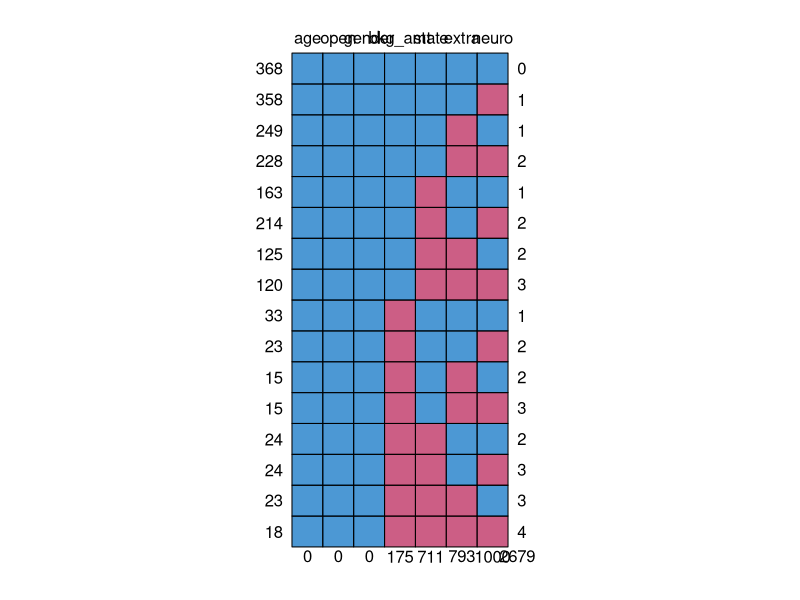
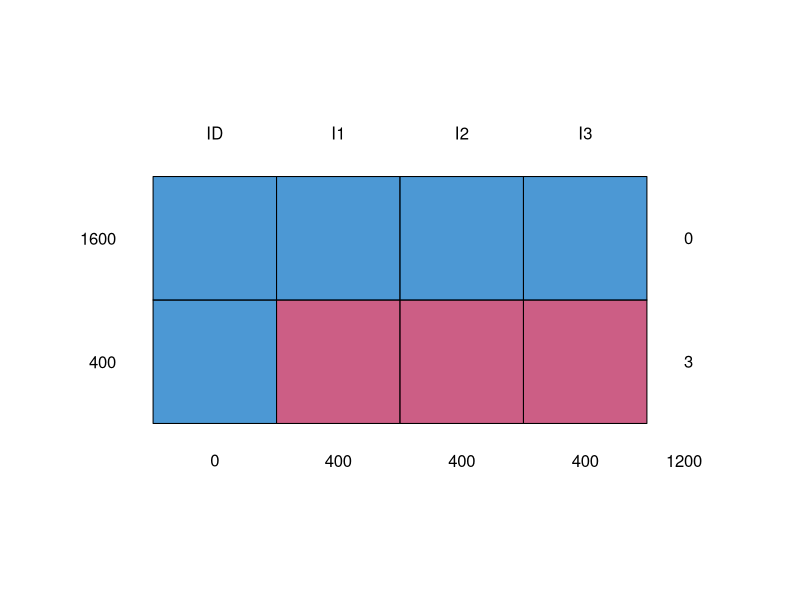
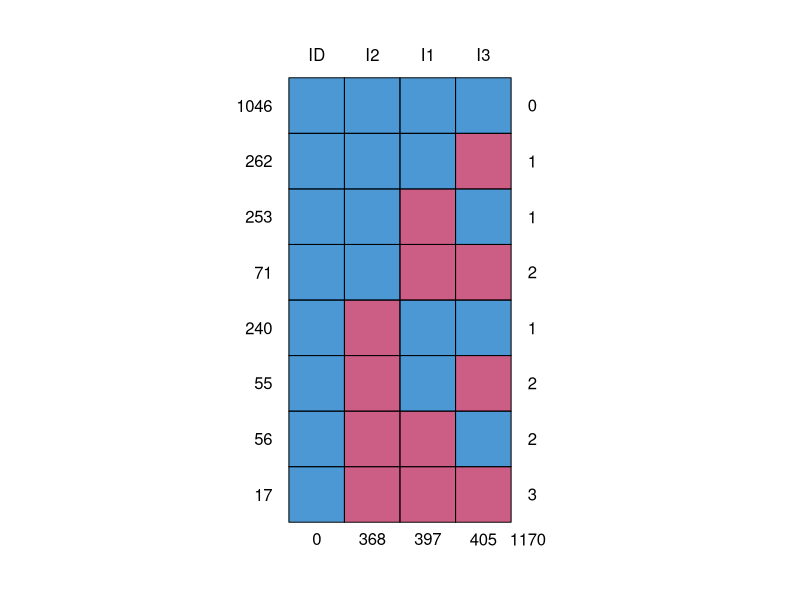
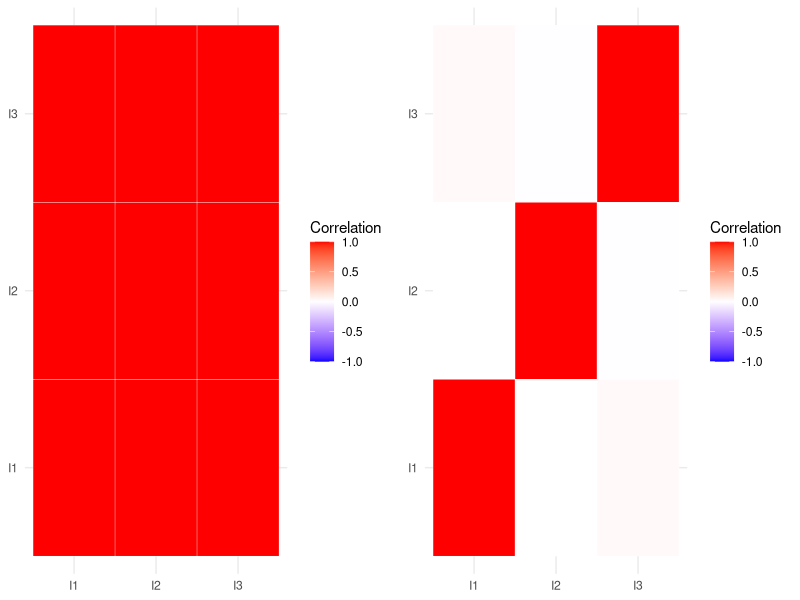
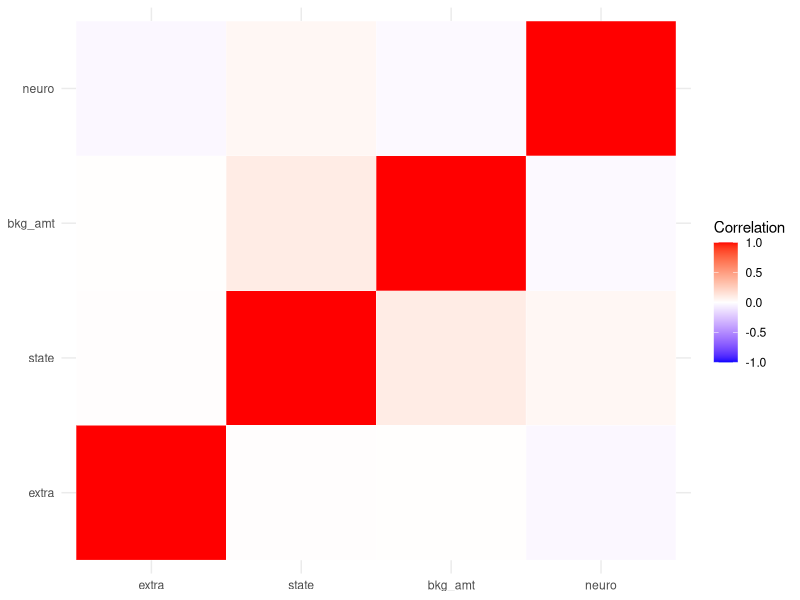
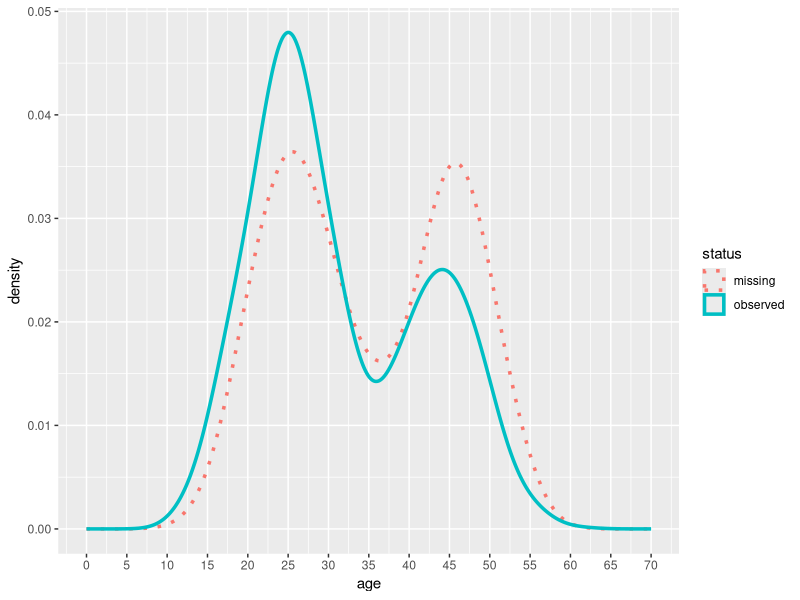
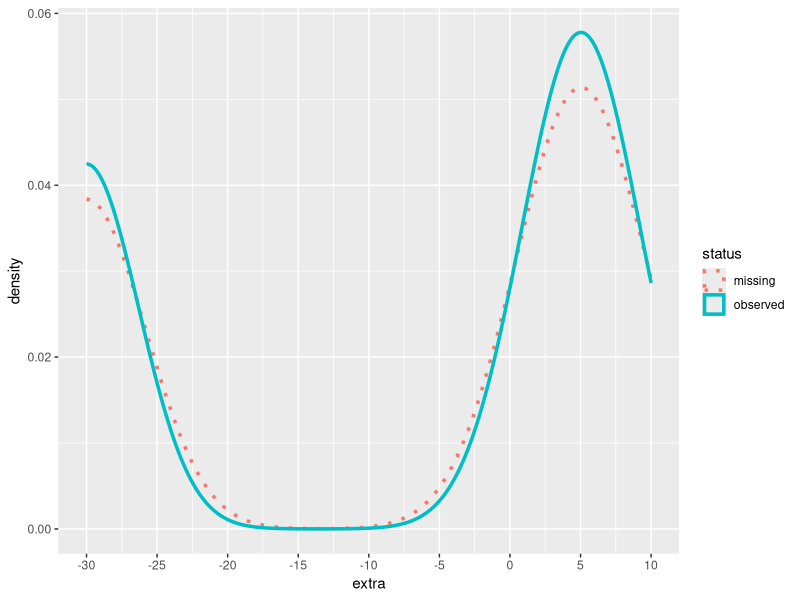
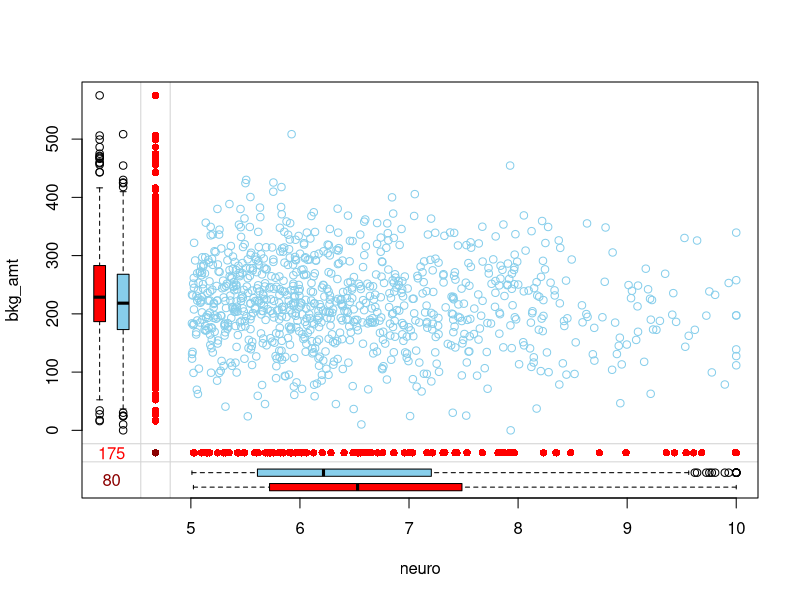

Generate these figures, in order, with R:
#################################
##### This script analyzes the simulated data used in chapter 3, 
##### Handling missing data
#################################

##### Setup #####
library(psych)
library(ggpubr)
library(tidyverse)
library(mice)
library(VIM) # For visualization function md.pattern
library(reshape) #For function melt



setwd("C:/Users/Florent/Dropbox/Synchronised/Work_and_projects/Behavioral data science book/R scripts/Chapter 3 - missing data and selection bias")
options(scipen=100)
set.seed(1234)

#Loading the data
complete_data <- read_csv("chap3-complete_data.csv") %>%
  mutate(state = factor(state, levels = c("A", "B", "C")))%>%
  mutate(gender = factor(gender, levels = c("M", "F")))
available_data <- read_csv("chap3-available_data.csv") %>%
  mutate(state = factor(state, levels = c("A", "B", "C"))) %>%
  mutate(gender = factor(gender, levels = c("M", "F")))
available_data_supp <- read_csv("chap3-available_data_supp.csv")


##### section 1: Visualizing missing data #####

#Visualizing patterns of missingness in data
md.pattern(available_data)

#### Subsection 1: Amount of missing data ####

#Quantifying the amount of missing data for a specific variable
min_data <- available_data %>%
  mutate(neuro = ifelse(!is.na(neuro), neuro, min(neuro, na.rm = TRUE)))
max_data <- available_data %>%
  mutate(neuro = ifelse(!is.na(neuro), neuro, max(neuro, na.rm = TRUE)))

summary(lm(bkg_amt~neuro, data=available_data))
summary(lm(bkg_amt~neuro, data=min_data))
summary(lm(bkg_amt~neuro, data=max_data))

#### Subsection 2: Correlation of missingness ####

### Tacoma/Tampa example

tacoma <- read_csv("chap3-tacoma.csv")
tampa <- read_csv("chap3-tampa.csv")

# Tampa: highly correlated missingness
md.pattern(tampa)

# Tacoma: uncorrelated missingness
md.pattern(tacoma)

##Visualizing correlation matrices

# Building the correlation matrices
tampa_miss <- tampa %>%
  select(-ID) %>%
  mutate(across(everything(),is.na))
tampa_cor <- cor(tampa_miss) %>%
  melt()

tacoma_miss <- tacoma %>%
  select(-ID) %>%
  mutate(across(everything(),is.na))
tacoma_cor <- cor(tacoma_miss) %>%
  melt()

#Defining function to visualize correlation matrices
cormat_viz_fun <- function(){
  cor1 <- ggplot(data = tampa_cor, aes(x=X1, y=X2, fill=value)) + 
    geom_tile(color = "white") + theme_minimal() +
    scale_fill_gradient2(low = "blue", high = "red", mid = "white", 
                         midpoint = 0, limit = c(-1,1), space = "Lab",
                         name="Correlation") +  
    theme(axis.title.x = element_blank(),axis.title.y = element_blank())
  cor2 <- ggplot(data = tacoma_cor, aes(x=X1, y=X2, fill=value)) + 
    geom_tile(color = "white") + theme_minimal() +
    scale_fill_gradient2(low = "blue", high = "red", mid = "white", 
                         midpoint = 0, limit = c(-1,1), space = "Lab", 
                         name="Correlation") + 
    theme(axis.title.x = element_blank(), axis.title.y = element_blank())
  
  ggarrange(cor1, cor2, ncol = 2)
}
cormat_viz_fun()

### Back to AirCnC example

# Building the correlation matrix
dat_miss <- available_data %>%
  select(extra, state, bkg_amt,neuro) %>%
  mutate(across(everything(),is.na)) %>%
  mutate(across(everything(),as.numeric))

dat_cor <- cor(dat_miss) %>%
  melt()

cor(dat_miss)
ggplot(data = dat_cor, aes(x=X1, y=X2, fill=value)) + 
  geom_tile(color = "white") + theme_minimal() +
  scale_fill_gradient2(low = "blue", high = "red", mid = "white", 
                       midpoint = 0, limit = c(-1,1), space = "Lab",
                       name="Correlation") +  
  theme(axis.title.x = element_blank(),axis.title.y = element_blank())

##### Section 2: Diagnosing Missing Data #####

#### Subsection 1: Causes of Missingness: Rubin’s classification ####

# (no code in this subsection)

#### Subsection 2: Diagnosing MCAR variables ####

# Sources of missingness
md_extra_mod <- glm(is.na(extra)~.,
                    family = binomial(link = "logit"), 
                    data=available_data)
summary(md_extra_mod)

#### Subsection 3: Diagnosing MAR variables ####

# Sources of missingness
md_state_mod <- glm(is.na(state)~.,
                    family = binomial(link = "logit"), 
                    data=available_data)
summary(md_state_mod)

#Plotting distribution of available and missing state by age
md_state_age <- available_data %>%
  select(age, state) %>%
  mutate(status = ifelse(is.na(available_data$state), "missing", "observed")) %>%
  mutate(status = factor(status))

md_state_age_plot <- ggplot(md_state_age, aes(x=age, col=status, lty=status)) +
  geom_density(position='identity', size=1.2) + 
  scale_x_continuous(name = "age",
                     breaks = seq(0, 70, 5),
                     limits=c(0, 70)) +
  scale_linetype_manual(values=c("dotted", "solid"))
md_state_age_plot

md_state_extra <- available_data %>%
  select(extra, state) %>%
  mutate(status = ifelse(is.na(available_data$state), "missing", "observed")) %>%
  mutate(status = factor(status))

md_state_extra_plot <- ggplot(md_state_extra %>% mutate(extra=ifelse(is.na(extra), -30, extra)), aes(x=extra, col=status, lty=status)) +
  geom_density(position='identity', size=1.2) + 
  scale_x_continuous(name = "extra",
                     breaks = seq(-30, 10, 5),
                     limits=c(-30, 10)) +
  scale_linetype_manual(values=c("dotted", "solid"))
md_state_extra_plot


#### Subsection 4: Diagnosing MNAR variables ####

md_neuro_mod <- glm(is.na(neuro)~.,
                    family = binomial(link = "logit"), 
                    data=available_data)
summary(md_neuro_mod)

# Using another child of Neuroticism to confirm MNAR
neuro_dat <- available_data %>%
  dplyr::select(neuro, bkg_amt) %>%
  mutate(insurance = available_data_supp$insurance)

md_neuro_mod2 <- glm(is.na(neuro)~insurance,
                    family = binomial(link = "logit"), 
                    data=neuro_dat)
summary(md_neuro_mod2)

marginplot(available_data[,c('neuro','bkg_amt')])
marginplot(neuro_dat[,c('neuro','insurance')])

neuro_md_viz <- function(dat){
  md_neuro <- dat %>%
    select(neuro, insurance) %>%
    mutate(status = ifelse(is.na(dat$neuro), "missing", "observed")) %>%
    mutate(status = factor(status))
  
  md_neuro_insur_plot <- ggplot(md_neuro, aes(x=insurance, col=status, lty=status)) +
    geom_density(position='identity', size=1.2) + 
    scale_linetype_manual(values=c("dotted", "solid"))
  md_neuro_insur_plot
}

neuro_md_viz(neuro_dat)

neuro_md_viz2 <- function(dat){
  md_neuro <- dat %>%
    select(neuro, bkg_amt) %>%
    mutate(status = ifelse(is.na(dat$neuro), "missing", "observed")) %>%
    mutate(status = factor(status))
  
  md_neuro_insur_plot <- ggplot(md_neuro, aes(x=bkg_amt, col=status, lty=status)) +
    geom_density(position='identity', size=1.2) + 
    scale_linetype_manual(values=c("dotted", "solid"))
  md_neuro_insur_plot
}

neuro_md_viz2(neuro_dat)

#### Subsection 5: Missingness as a gradient ####

# (missing code for spectrum_md_viz function here)







##### Section 3: Handling missing data #####

#### Subsection 1: Introduction to Multiple Imputation (MI) ####

MI_data <- mice(available_data, print = FALSE)
MI_summ <- MI_data  %>%
  with(lm(bkg_amt~age+open+extra+neuro+gender+state)) %>%
  pool() %>%
  summary()
#print(MI_summ)

#### Subsection 2: Default Imputation Method: Predictive Mean Matching ####

summary(MI_data)

densityplot(MI_data, thicker = 3, lty = c(1,rep(2,5)))

#### Subsection 3: From PMM to normal imputation (R only) ####

imp_meth_dist <- c("pmm", rep("norm.nob",3), "", "pmm", "norm.nob")
MI_data_dist <- mice(available_data, print = FALSE, method = imp_meth_dist)
#summary(MI_data_dist)

# Visualizing variable distribution
p1 <- ggplot(available_data, aes(x=age)) + geom_density() + xlab("Age")
p2 <- ggplot(available_data, aes(x=open)) + geom_density() + xlab("Openness") + xlim(c(0,10))
p3 <- ggplot(available_data, aes(x=extra)) + geom_density() + xlab("Extraversion") + xlim(c(0,10))
p4 <- ggplot(available_data, aes(x=neuro)) + geom_density() + xlab("Neuroticism") + xlim(c(0,10))
p5 <- ggplot(available_data, aes(x=bkg_amt)) + geom_density() + xlab("Booking amount")
ggarrange(p1, p2, p3, p4, p5, ncol = 5)

#Visualizing the difference between PMM and normal imputation with deterministically MNAR data

gradient_md_viz <- function(N = 1000){
  dat <- tibble(
    X = rnorm(N,5,1),
    Y = X + rnorm(N,0,1)
  )
  
  dat1 <- dat %>%
    mutate(prob_miss = 0.5) %>%
    mutate(Y = ifelse(runif(N,0,1)>=prob_miss, Y, NA))
  p1a <- ggplot(dat1, aes(x=X,y=Y)) + geom_point() + xlim(c(0,10)) + ylim(c(0,10))
  p1b <- ggplot(dat1, aes(x=X,y=prob_miss)) + geom_point() + 
    ylim(c(0,1)) + ylab("prob. missingness") + xlim(c(0,10))
  
  dat2 <- dat %>%
    mutate(prob_miss = logistic(X-5, a=0.5, c=0.25, z=0.75)) %>%
    mutate(Y = ifelse(runif(N,0,1)>=prob_miss, Y, NA))
  p2a <- ggplot(dat2, aes(x=X,y=Y)) + geom_point() + xlim(c(0,10)) + ylim(c(0,10))
  p2b <- ggplot(dat2, aes(x=X,y=prob_miss)) + geom_point() + 
    ylim(c(0,1)) + ylab("prob. missingness") + xlim(c(0,10))
  
  dat3 <- dat %>%
    mutate(prob_miss = logistic(X-5, a=1.5)) %>%
    mutate(Y = ifelse(runif(N,0,1)>=prob_miss, Y, NA))
  p3a <- ggplot(dat3, aes(x=X,y=Y)) + geom_point() + xlim(c(0,10)) + ylim(c(0,10))
  p3b <- ggplot(dat3, aes(x=X,y=prob_miss)) + geom_point() + 
    ylim(c(0,1)) + ylab("prob. missingness") + xlim(c(0,10))
  
  dat4 <- dat %>%
    mutate(prob_miss = ifelse(X<=5,0,1)) %>%
    mutate(Y = ifelse(runif(N,0,1)>=prob_miss, Y, NA))
  p4a <- ggplot(dat4, aes(x=X,y=Y)) + geom_point() + xlim(c(0,10)) + ylim(c(0,10))
  p4b <- ggplot(dat4, aes(x=X,y=prob_miss)) + geom_point() + 
    ylim(c(0,1)) + ylab("prob. missingness") + xlim(c(0,10))
  
  ggarrange(p1a, p2a, p3a, p4a, p1b, p2b, p3b, p4b, nrow=2, ncol=4)
}

gradient_md_viz(500)

#### Subsection 4: Adding Auxiliary Variables (R and Python) ####

augmented_data <- cbind(available_data, available_data_supp)
MI_data_aux <- mice(augmented_data, print = FALSE)

pred_mat <- MI_data_aux$predictorMatrix
pred_mat

pred_mat[,"insurance"] <- 0
pred_mat[,"active"] <- 0
pred_mat["neuro","insurance"] <- 1
pred_mat["extra","active"] <- 1
pred_mat

#### Subsection 5: Scaling up the number of imputed datasets ####

MI_data <- mice(available_data, print = FALSE, m=20)
